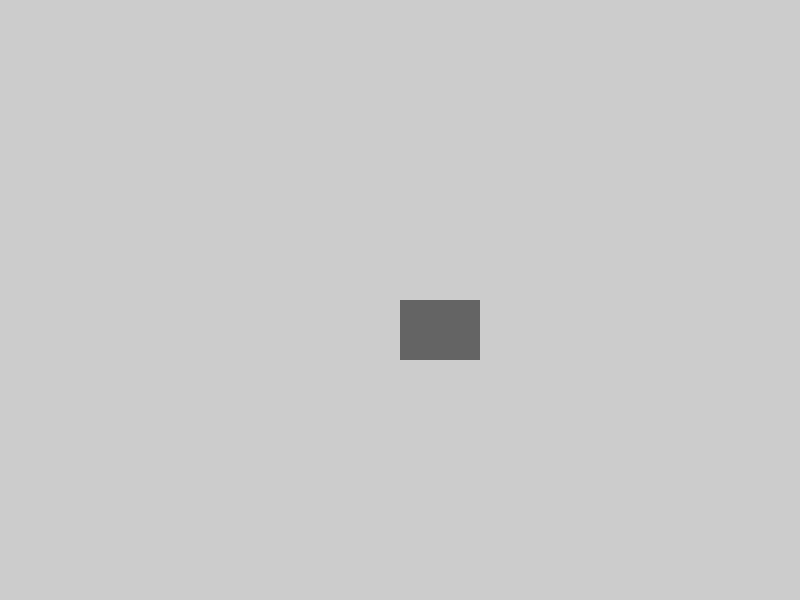
Frame 1 (no input)
Frame 60 (the mouse pressed at the canvas centre just before this capture): identical to frame 1, image omitted
Frame 120 (the mouse held since frame 60 and released just before this capture): identical to frame 1, image omitted

The Processing sketch that drew this single still picture (run headless with seeded random() and noise(); from frame 60 on, the mouse is pressed at the canvas centre):

// Processing sketch: sketch_4_1_states
// ── sketch_4_1_states.pde
//Aven, See Through Kinect, Spring 2018
//http://aven.cc
//https://github.com/aaaven/STK2018/wiki/btn_states

color buttonColor = color(100);
float bx, by, w, h;
boolean hover = false, click = false, phover = false, pclick = false;
void setup() {
  size(800, 600);
  noStroke();
  bx = width/2;
  by = height/2;
  w = 80;
  h = 60;
}

void draw() {
  fill(buttonColor);
  rect(bx, by, w, h);
//check states on current frame
  if (mouseX > bx && mouseX < bx+w &&
    mouseY > by && mouseY < by+h) {//hover
    buttonColor = color(255, 0, 0);
    hover = true;
    if (mousePressed) {//click
      buttonColor = color(random(255), random(255), random(255));
      click = true;
    }
  } else {
    buttonColor = color(100);
    hover = false;
    click = false;
  }
  //println(hover + ":" +click);

  //compare  current frame and previous frame states
  if (!phover&&hover)println("hover on");
  if (!pclick&&click)println("click on");
  
  //update states on previous frame
  phover = hover;
  pclick = click;
}
